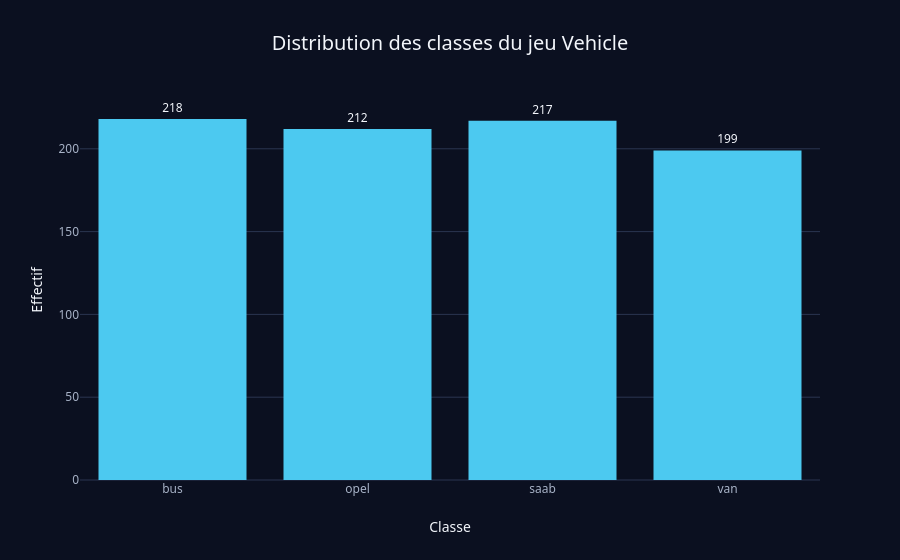

The notebook cell this image was saved under:
### Code cell
# Distribution des classes
effectifs = y.value_counts().sort_index()
fig = go.Figure(go.Bar(x=effectifs.index, y=effectifs.values, text=effectifs.values,
                       textposition="outside", marker_color=pick_color(0)))
fig.update_layout(title="Distribution des classes du jeu Vehicle", xaxis_title="Classe", yaxis_title="Effectif")
fig.show()

### Figure 1 — Plotly figure (JSON) as saved in the notebook; plotly's stock layout.template omitted (floating-point values rounded to 4 significant figures)
{"data": [{"marker": {"color": "#4cc9f0"}, "text": [218.0, 212.0, 217.0, 199.0], "textposition": "outside", "type": "bar", "x": ["bus", "opel", "saab", "van"], "y": [218, 212, 217, 199]}], "layout": {"title": {"text": "Distribution des classes du jeu Vehicle"}, "xaxis": {"title": {"text": "Classe"}}, "yaxis": {"title": {"text": "Effectif"}}}}
